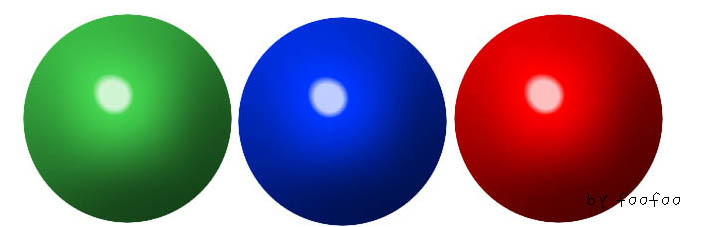
//> input picture OpenCV/Ball.jpg, 709 x 227 px
$ ./main   (built with g++ and OpenCV 4)
//> lines starting //> are read from the running program, lines starting //| are printed output that depends on the picture
#include <opencv\cv.h>
#include <opencv\highgui.h>

using namespace cv;

void main(){

	Mat img = imread("Ball.jpg");
//> img is the input picture: 227 rows x 709 cols, CV_8UC3; mean B, G, R 142.6, 133.4, 140.8
	Mat gray(img.rows, img.cols, CV_8UC1);	//얘는 원을 찾기위해서 흑백으로 바꾼거(주의할건 Tresholding이랑 흑백화는 다른개념)
	Mat result(img.rows, img.cols, CV_8UC3, Scalar(0, 0, 0));	//이건 최종적으로 그림그릴것, 3채널짜리 검은색으로 초기화

	cvtColor(img, gray, CV_BGR2GRAY);	//원을 찾기위해(HoughCircle을 쓰기위해) 흑백으로 바꿈)
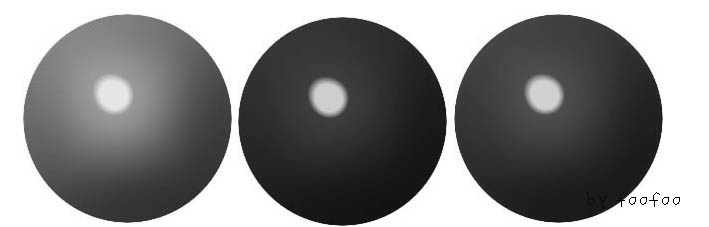
//> gray: 227 rows x 709 cols, CV_8UC1; min 0, max 255, mean 136.6

	GaussianBlur(gray, gray, Size(9, 9), 2, 2);	//이걸하면 원을 더 정확하게 찾아(블러준거인데 그중 가우시안블러를쓴거)
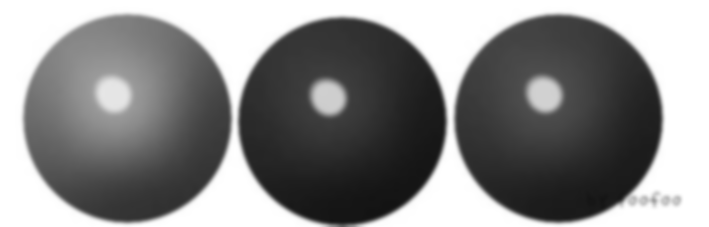
//> gray: 227 rows x 709 cols, CV_8UC1; min 19, max 255, mean 136.6

	vector<Vec3f> circles;	//HoughCircle은 3짜리벡터에 x,y,r 순으로 집어넣어서 집어넣을 변수를 선언한것

	HoughCircles(gray, circles, CV_HOUGH_GRADIENT, 1, gray.rows / 8, 200, 100, 0, 0);	//각 파라미트에 대한 정보는 인터넷검색해서 봐바
//> circles = 3 circles (x, y, radius): [558.5, 118.5, 103.5], [127.5, 118.5, 103.7], [342.5, 121.5, 103.7]

	for (size_t i = 0; i < circles.size(); i++)	//원을 찾은 갯수만큼
	{
		Point center(cvRound(circles[i][0]), cvRound(circles[i][1]));	//원의 중심 x,y
		int radius = cvRound(circles[i][2]);	//원의 반지름 r

		circle(result, center, radius, Scalar(255,255,255), CV_FILLED); // 이것은 최종적으로 그려질 그림에 찾은 원들을 하얗게 그려주는 코드

		//색깔을 bgr로 선언되었으니 bgr로 읽어오기(사실 여기선 원의 중심을 찾았는데 원래라면 원 전체의 평균이나 확률을 사용하여 얻어야함)
		int b = img.at<Vec3b>(center.y, center.x)[0];
		int g = img.at<Vec3b>(center.y, center.x)[1];
		int r = img.at<Vec3b>(center.y, center.x)[2];

		circle(result, center, radius, Scalar(b, g, r), 3, 8, 0);	//이것은 테두리 원을 그리는 코드인데 색깔을 아까 찾은 bgr을 사용
	}
//> this loop made 3 passes
//> (center, b, g, r) on passes 1 to 3: (Point(558, 118), 1, 2, 244), (Point(128, 118), 74, 203, 64), (Point(342, 122), 247, 52, 2)
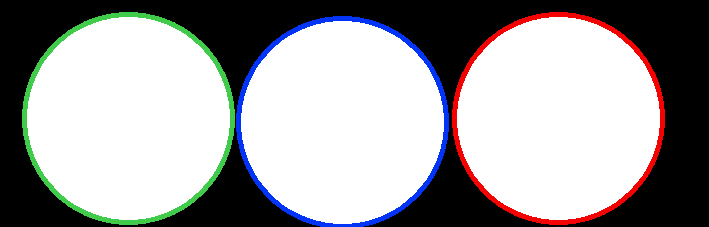
//> result: 227 rows x 709 cols, CV_8UC3; mean B, G, R 160.1, 158.8, 159.9

	imshow("display", result);
	waitKey(0);
}
